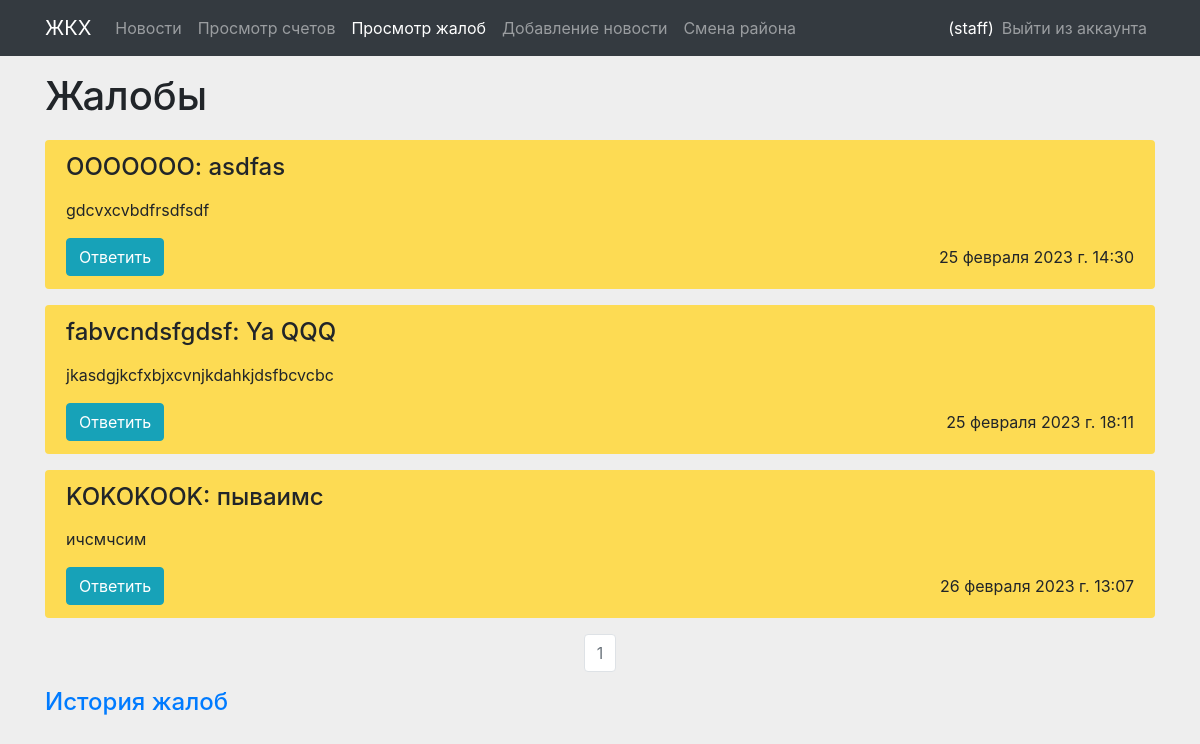
The app's page /reports (signed in), older data.
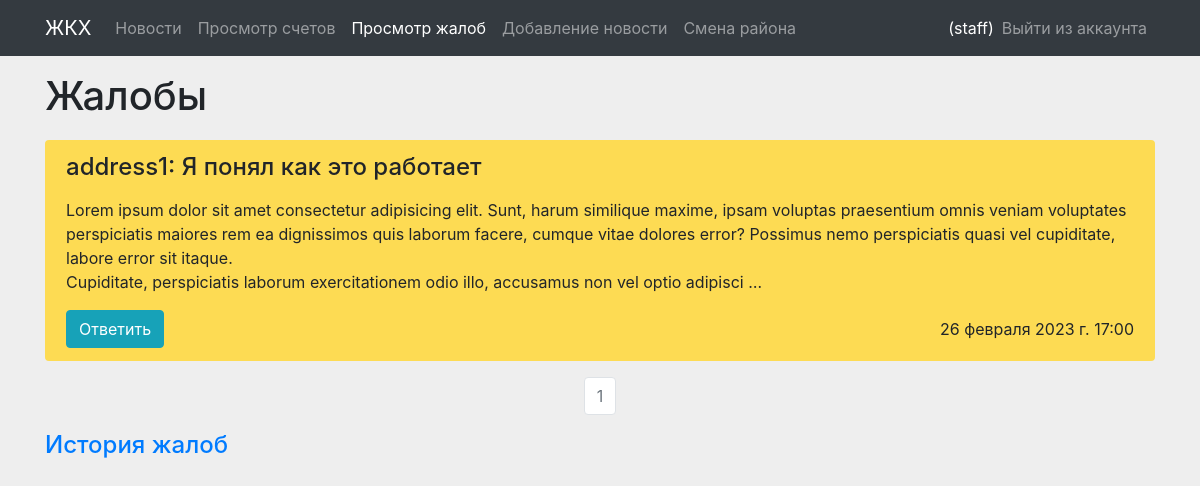
The same page, newer data.
### main/models.py (models this page shows, shortened)
class Report(models.Model):
    title = models.CharField('Название', max_length=200, null=False, blank=False)
    text = models.TextField('Содержание', null=False, blank=False)
    district = models.ForeignKey(District, on_delete=models.CASCADE, default='1')
    address = models.CharField("Адрес", max_length=100, null=False, blank=False)
    vision = models.CharField('Видна ли она админу', max_length=2, default='1')
    a_title = models.CharField('Название ответа', max_length=200, blank=True)
    a_text = models.TextField('Содержание ответа', blank=True)
    photo = models.ImageField(upload_to="photos/%Y/%m/%d/", blank=True)
    time_create = models.DateTimeField(auto_now_add = True)

### main/views.py (the view)
# urls.py: path('reports', views.Reports.as_view(), name = 'reports'),
class Reports(ListView):
    model = Report
    template_name = 'main/staff/reports.html'
    paginate_by = 10
    context_object_name = 'reports'
    def get_context_data(self, **kwargs):
        context = super().get_context_data(**kwargs)
        context['title'] = 'Жалобы'
        return context
    def get_queryset(self):
        return Report.objects.filter(district = self.request.user.district, vision = '1')

### templates/main/staff/reports.html
{% extends 'page.html' %}
{% block content %}
<div class="container">
    {%if user.allows == '2' %}
    {% if reports.exists%}
    <h1>Жалобы</h1>
    {% for el in reports %}
        <div class="row">
            <div class="col">
                <div class="alert bg-report" role="alert">
                    <h4 class="alert-heading">{{el.address}}: {{ el.title }}</h4>
                    <p>{{ el.text|linebreaks|truncatewords:50 }}</p>
                    <div class="d-flex justify-content-between align-items-center">
                        <a href="{% url 'report' el.pk %}" class = 'btn btn-info'>Ответить</a>
                        {{el.time_create}}
                    </div>
                </div>
            </div>
        </div>
    {% endfor %}
    <nav>
        <ul class="pagination justify-content-center">
            {% for p in paginator.page_range %}
            {% if page_obj.number == p %}
            <li class = 'page-item disabled'><a class="page-link" href="#" tabindex="-1">{{ p }}</a></li>
            {%elif p >= page_obj.number|add:-2 and p <= page_obj.number|add:2 %}
            <li class="page-item">
                <a class="page-link" href="?page={{ p }}">{{ p }}</a>
            </li>
            {%endif%}
            {%endfor%}
        </ul>
    </nav>
    {% else %}
    <h1>Жалобы закончились</h1>
    {% endif %}
    <h4><a href="{% url 'reports_history' %}">История жалоб</a></h4>
    {%else%}
    <h1>Отказано в доступе</h1>
    {%endif%}
</div>
{% endblock %}

Row changes from the older to the newer data that the page shows:
removed Report: address "OOOOOOO", title "asdfas", text "gdcvxcvbdfrsdfsdf", time_create "25 февраля 2023 г. 14:30"
removed Report: address "fabvcndsfgdsf", title "Ya QQQ", text "jkasdgjkcfxbjxcvnjkdahkjdsfbcvcbc", time_create "25 февраля 2023 г. 18:11"
removed Report: address "KOKOKOOK", title "пываимс", text "ичсмчсим", time_create "26 февраля 2023 г. 13:07"
now on this page (row edited): Report: address "address1", title "Я понял как это работает", text "Lorem ipsum dolor sit amet consectetur adipisicing elit. Sunt, harum similique maxime, ipsam voluptas praesentium omnis veniam voluptates perspiciatis maiores rem ea dignissimos quis laborum facere, cumque vitae dolores error? Possimus nemo perspiciatis quasi vel cupiditate, labore error sit itaque. Cupiditate, perspiciatis laborum exercitationem odio illo, accusamus non vel optio adipisci …", time_create "26 февраля 2023 г. 17:00"
